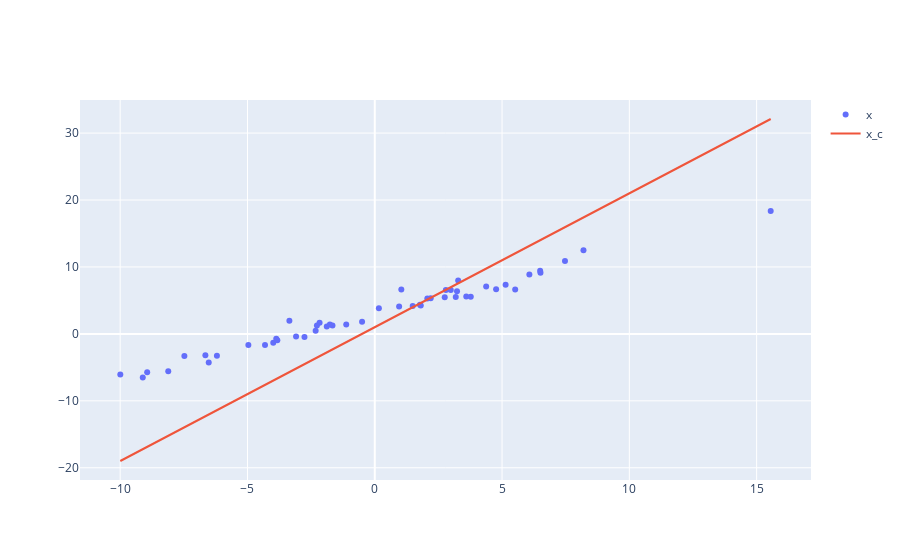

The notebook cell saved with this chart:
### Code cell
fig = go.Figure()
fig.add_trace(go.Scatter(x=x,y=y, mode='markers',name='x'))
fig.add_trace(go.Scatter(x=x,y=y_ce,mode='lines',name='x_c'))
